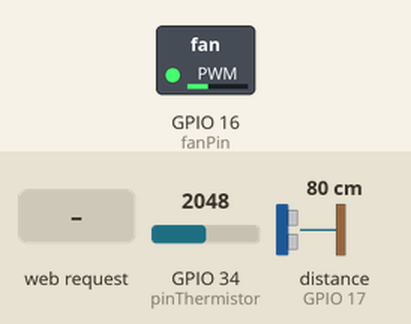
Simulated run of this sketch. Board: ESP32. On the bench: switched loads named in the sketch (green lamp = pin HIGH). Wiring (inferred from the names in the program): range finder with pulse-width output: data GPIO 17. Inputs (shaded band) come from the test bench; at power-on: GPIO 34 (pinThermistor) = 2048, distance to the obstacle (sensor on GPIO 17) 80 cm. WiFi joins after 1.5 s; servers stay silent unless stated; what the sketch prints to the serial monitor is not drawn.

Above: at 2.7 s.
2.8 s: GPIO 34 (pinThermistor) set to 2216
5.7 s: GPIO 34 (pinThermistor) set to 2301
At 8.6 s:
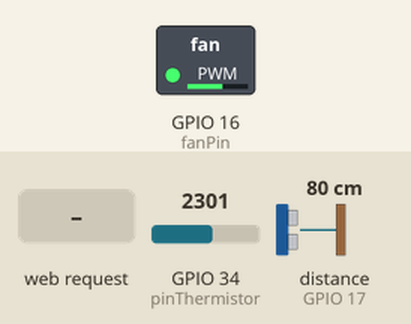
9.0 s: HTTP request GET /set_speed?value=1 received
At 10.1 s:
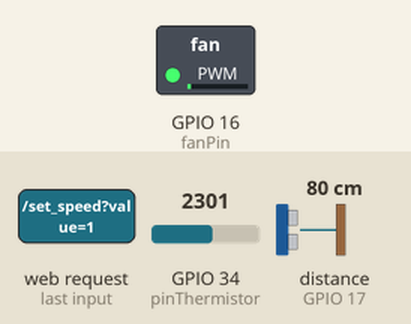
11.0 s: HTTP request GET /toggle_auto received
At 13.6 s:
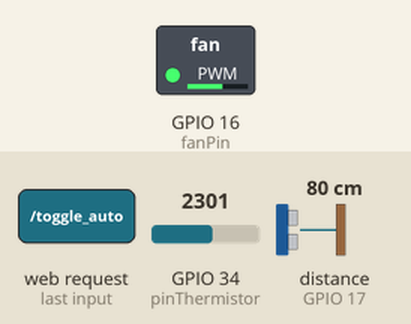
14.0 s: GPIO 34 (pinThermistor) set to 2547
16.7 s: GPIO 34 (pinThermistor) set to 2669
At 19.4 s:
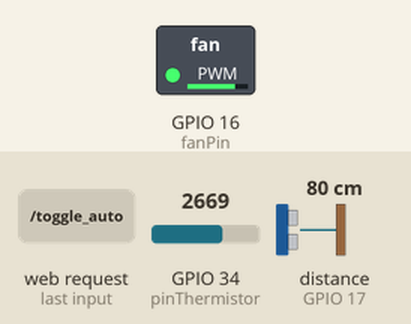
Timing chart, 0 to 20.9 s (numbered marks = the images above; inputs shaded):
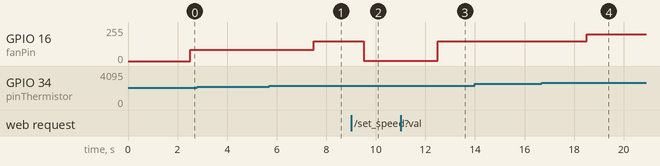

Measured:
- the behaviour switches between 2270 and 2271 on GPIO 34 (pinThermistor) (found by bisection; images 0 and 1)
- the behaviour switches between 2600 and 2601 on GPIO 34 (pinThermistor) (found by bisection; images 3 and 4)
- after the input at 2.8 s, every drawn part: stays the same
- after the input at 5.7 s, GPIO 16 (fanPin): 85/255 → 147/255 after 1.8 s
- after the input at 9.0 s, GPIO 16 (fanPin): 147/255 → 1/255 after 0.50 s
- after the input at 11.0 s, GPIO 16 (fanPin): 1/255 → 147/255 after 1.5 s
- after the input at 14.0 s, every drawn part: stays the same
- after the input at 16.7 s, GPIO 16 (fanPin): 147/255 → 200/255 after 1.8 s

The sketch:

rpmbtempesp32.ino
```cpp
#include <WiFi.h>
#include <WebServer.h>
#include <Ticker.h>
#include <math.h>
#include "driver/mcpwm.h"

//wifi login
const char* ssid = ""; //SSID
const char* password = ""; //pass

//termistor
const float R25 = 10000.0; //resistencia em 25 graus
const float T25 = 298.15;  //temp em kelvin 25 graus
const float Beta = 3950.0; //beta do termistor
const float resistor = 10000.0; //valor da resistencia do resistor


float temperaturaC = 0.0; //Essa temperatura vai se exibida no html


//porta do servidor html
WebServer server(80);

bool automaticRPM = true; //controle automatico do rpm

//pinos gpio
const int fanPin = 16;   //pwm
const int tachPin = 17;  //tacometro
const int pinThermistor = 34; //termistor

//variaveis do fan
volatile int rpm = 0;
volatile int tachCounter = 0;
unsigned long prevMillis = 0;

Ticker ticker;

//atualizações do tacometro
void IRAM_ATTR tachCounterISR() {
  tachCounter++;
}

void setup() {
  Serial.begin(115200);
  pinMode(tachPin, INPUT_PULLUP);

  //configuração do pwm usando o mcpwm
  Serial.println("Configurando MCPWM...");
  mcpwm_gpio_init(MCPWM_UNIT_0, MCPWM0A, fanPin);  //gpio
  mcpwm_config_t pwmConfig;
  pwmConfig.frequency = 25000;         //frequencia de 25KHz
  pwmConfig.cmpr_a = 0;                //duty cicle 0%
  pwmConfig.cmpr_b = 0;                //xnão usar, remover depois
  pwmConfig.counter_mode = MCPWM_UP_COUNTER;
  pwmConfig.duty_mode = MCPWM_DUTY_MODE_0;
  mcpwm_init(MCPWM_UNIT_0, MCPWM_TIMER_0, &pwmConfig);

  //wifi configuração
  WiFi.begin(ssid, password);
  while (WiFi.status() != WL_CONNECTED) {
    delay(500);
    Serial.print(".");
  }
  Serial.println("WiFi conectado");

  //inicia servidor e rotas
  server.on("/", handleRoot); //rota padrão
  server.on("/set_speed", handleSetSpeed); //definir velocidade rpm
  server.on("/toggle_auto", handleToggleAuto); //modo automático ou manual
  server.begin();
  Serial.println("Servidor HTTP iniciado");

  //interrupção no pino do tacometro
  attachInterrupt(digitalPinToInterrupt(tachPin), tachCounterISR, FALLING);

  //calcular rpm a cada segundo
  ticker.attach(1, calculateRPM);
}

void loop() {
  server.handleClient();

  getTemp();

  if (automaticRPM) {
    setAutomaticRPM();
  }
}

//página inicial em html
void handleRoot() {
  String html = "<html><body><h1>Controlar Ventilador</h1>";
  html += "<input type='range' id='speedSlider' min='0' max='255' value='" + String(rpm) + "'>";
  html += "<button onclick='sendSpeed()'>Enviar Velocidade</button>";
  html += "<h2>Velocidade do Ventilador: " + String(rpm) + " RPM</h2>";
  html += "<h2>Temperatura: " + String(temperaturaC) + " ºC</h2>";
  html += "<label for='autoSwitch'>Controle Automático: </label>";
  html += "<input type='checkbox' id='autoSwitch' onclick='toggleAuto()' " + String(automaticRPM ? "checked" : "") + ">";
  html += "<script>";
  html += "function sendSpeed() {";
  html += "  var speed = document.getElementById('speedSlider').value;";
  html += "  fetch('/set_speed?value=' + speed);";
  html += "  setTimeout(() => { location.reload(); }, 1000);"; // Atualiza a página para mostrar a nova velocidade
  html += "}";
  html += "function toggleAuto() {";
  html += "  fetch('/toggle_auto');";
  html += "  setTimeout(() => { location.reload(); }, 1000);"; // Atualiza a página para refletir a mudança
  html += "}";
  html += "</script></body></html>";
  server.send(200, "text/html", html);
}

//rota definir a velocidade do fan
void handleSetSpeed() {
  if (server.hasArg("value")) {
    int speed = server.arg("value").toInt();
    setFanSpeed(speed);
    automaticRPM = false; // Desativa o controle automático ao ajustar manualmente
  }
  server.send(200, "text/plain", "Velocidade ajustada");
}

//rota alternar o controle automático
void handleToggleAuto() {
  automaticRPM = !automaticRPM;
  server.send(200, "text/plain", "Controle automático " + String(automaticRPM ? "ativado" : "desativado"));
}

// calcular rpm
void calculateRPM() {
  unsigned long currentMillis = millis();
  rpm = (tachCounter * 60) / 2;
  tachCounter = 0;
  prevMillis = currentMillis;
}

//duty cycle do fan
void setFanSpeed(int speed) {
  float dutyCycle = (speed / 255.0) * 100.0; //velocidade (0-255) para duty cycle em %
  mcpwm_set_duty(MCPWM_UNIT_0, MCPWM_TIMER_0, MCPWM_OPR_A, dutyCycle);
}

//obter a temperatura do termistor
void getTemp() {
  int adcValue = analogRead(pinThermistor);
  float voltage = adcValue * 3.3 / 4095.0;
  float resistance = (resistor * (3.3 - voltage)) / voltage;
  float tempK = 1.0 / ((log(resistance / R25) / Beta) + (1.0 / T25));
  temperaturaC = tempK - 273.15;
  delay(1000);
}

//ajustar automaticamente a velocidade do fan com base na temperatura
void setAutomaticRPM() {
  int speed = 0;
  if (temperaturaC < 20) {
    speed = 0;
  } else if (temperaturaC < 30) {
    speed = 85;
  } else if (temperaturaC < 38) {
    speed = 147;
  } else if (temperaturaC < 45) {
    speed = 200;
  } else if (temperaturaC >= 50) {
    speed = 255;
  }
  setFanSpeed(speed);
}
```
